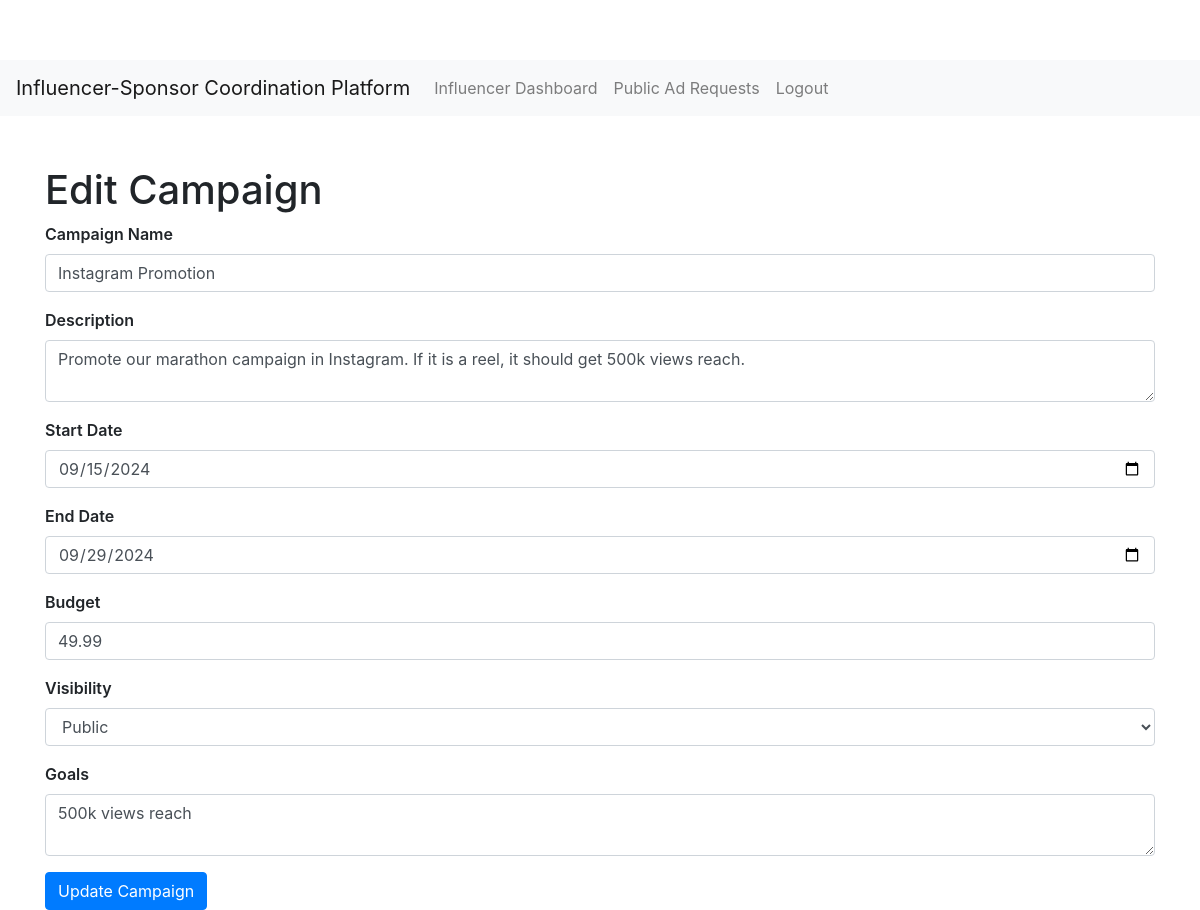
Page /sponsor/edit_campaign/1 (signed in) on the committed database.
### app/models.py (models this page shows)
class Campaign(db.Model):
    id = db.Column(db.Integer, primary_key=True)
    name = db.Column(db.String(100), nullable=False)
    description = db.Column(db.Text, nullable=False)
    start_date = db.Column(db.DateTime, nullable=False, default=datetime.utcnow)
    end_date = db.Column(db.DateTime, nullable=False)
    budget = db.Column(db.Float, nullable=False)
    visibility = db.Column(db.String(10), nullable=False)  # 'public', 'private'
    goals = db.Column(db.Text, nullable=False)
    sponsor_id = db.Column(db.Integer, db.ForeignKey('user.id'), nullable=False)
    sponsor = db.relationship('User', backref='campaigns')
    flagged = db.Column(db.Boolean, default=False)

### app/views/sponsor.py (the view)
@sponsor_bp.route('/edit_campaign/<int:campaign_id>', methods=['GET', 'POST'])
@login_required
def edit_campaign(campaign_id):
    campaign = Campaign.query.get_or_404(campaign_id)
    form = CampaignForm()
    if form.validate_on_submit():
        campaign.name = form.name.data
        campaign.description = form.description.data
        campaign.start_date = form.start_date.data
        campaign.end_date = form.end_date.data
        campaign.budget = form.budget.data
        campaign.visibility = form.visibility.data
        campaign.goals = form.goals.data
        db.session.commit()
        flash('Your campaign has been updated!', 'success')
        return redirect(url_for('sponsor.dashboard'))
    elif request.method == 'GET':
        form.name.data = campaign.name
        form.description.data = campaign.description
        form.start_date.data = campaign.start_date
        form.end_date.data = campaign.end_date
        form.budget.data = campaign.budget
        form.visibility.data = campaign.visibility
        form.goals.data = campaign.goals
    return render_template('sponsor/edit_campaign.html', form=form)

### app/forms.py
class CampaignForm(FlaskForm):
    name = StringField('Campaign Name', validators=[DataRequired()])
    description = TextAreaField('Description', validators=[DataRequired()])
    start_date = DateField('Start Date', validators=[DataRequired()])
    end_date = DateField('End Date', validators=[DataRequired()])
    budget = FloatField('Budget', validators=[DataRequired()])
    visibility = SelectField('Visibility', choices=[('public', 'Public'), ('private', 'Private')])
    goals = TextAreaField('Goals', validators=[DataRequired()])
    submit = SubmitField('Create Campaign')

### app/models.py (called while the page is built)
@login_manager.user_loader
def load_user(user_id):
    return User.query.get(int(user_id))

### app/templates/sponsor/edit_campaign.html (shortened to what this page needs)
{% extends "layout.html" %}
{% block content %}
<h1>Edit Campaign</h1>
<form method="POST">
    <div class="form-group">
        {{ form.name.label(class="form-label") }}
        {{ form.name(class="form-control") }}
    </div>
    <div class="form-group">
        {{ form.description.label(class="form-label") }}
        {{ form.description(class="form-control") }}
    </div>
    <div class="form-group">
        {{ form.start_date.label(class="form-label") }}
        {{ form.start_date(class="form-control") }}
    </div>
    <div class="form-group">
        {{ form.end_date.label(class="form-label") }}
        {{ form.end_date(class="form-control") }}
    </div>
    <div class="form-group">
        {{ form.budget.label(class="form-label") }}
        {{ form.budget(class="form-control") }}
    </div>
    <div class="form-group">
        {{ form.visibility.label(class="form-label") }}
        {{ form.visibility(class="form-control") }}
    </div>
    <div class="form-group">
        {{ form.goals.label(class="form-label") }}
        {{ form.goals(class="form-control") }}
    </div>
    <button type="submit" class="btn btn-primary">Update Campaign</button>
</form>
{% endblock %}

### app/static/css/style.css (style rules this page uses)
body { padding-top: 60px; background-color: #f8f9fa; }
.form-group { margin-bottom: 20px; }
.form-label { font-weight: 600; margin-bottom: 8px; }
.form-control { border-radius: 4px; border: 1px solid #ced4da; }
.btn { padding: 10px 20px; border-radius: 5px; font-size: 1.1rem; }
.btn-primary { background-color: #007bff; border-color: #007bff; }

### rows in the picture
Campaign: name "Instagram Promotion", description "Promote our marathon campaign in Instagram. If it is a reel, it should get 500k views reach.", start_date "09/15/2024", end_date "09/29/2024", budget "49.99", visibility "Public", goals "500k views reach"
